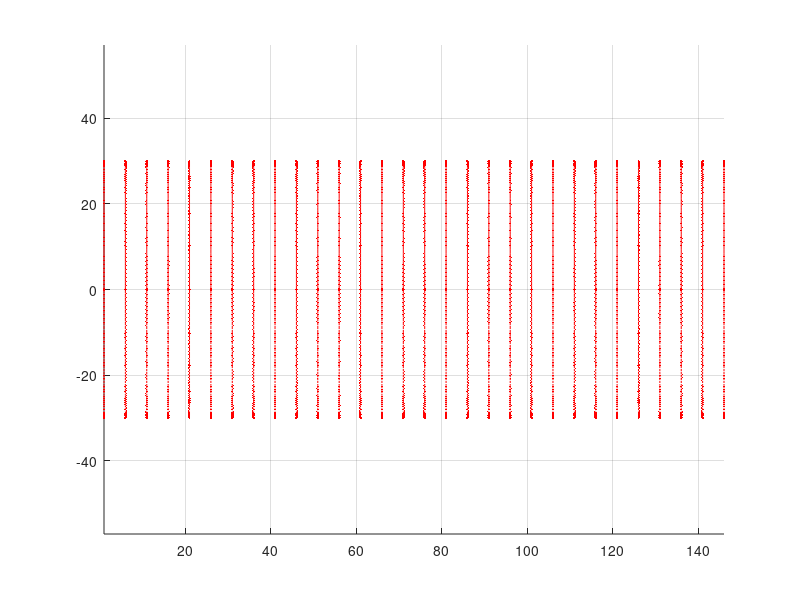

Write MATLAB code to recreate this figure. (Note: this script raises an error after producing the figure.)
function cylinderExample(CPs, CPw, n_station)
% CYLINDEREXAMPLE Generates a 3D B-spline representation of a cylinder
%
% Copyright (c) 2008-2025 Ahmad Faisal Mohamad Ayob, VSG Labs
%
% INPUTS:
%   CPs       - Number of control points in each station (default: 8)
%   CPw       - Number of control points in longitudinal direction (default: 4)
%   n_station - Number of stations along the cylinder (default: 30)
%
% The shape is arranged station-wise (YZ), with increment towards
% positive length-wise direction (deltaX)

% Set default parameters
if nargin < 1 || isempty(CPs)
    CPs = 8;
end
if nargin < 2 || isempty(CPw)
    CPw = 4;
end
if nargin < 3 || isempty(n_station)
    n_station = 30;
end

% Load circular cross-section data
YZ = load('circle.dat');
lengthYZ = size(YZ, 1);

% Initialize
X = ones(lengthYZ, 1);
deltaX = 5;

% Create figure
figure;
hold on;
grid on;

% Generate stations along the cylinder
for i = 1:n_station
    XYZ = [X YZ];

    % Store XYZ data in structure array
    station(i).x = XYZ(:,1)';
    station(i).y = XYZ(:,2)';
    station(i).z = XYZ(:,3)';

    plot3(XYZ(:,1), XYZ(:,2), XYZ(:,3), 'r.-');
    X = X + deltaX;
end
axis equal

% Fit B-spline surface
[X, Y, Z] = BSplineFit3(CPs, CPw, station);
[u, v, w] = BSplineSurf(X, Y, Z);

end